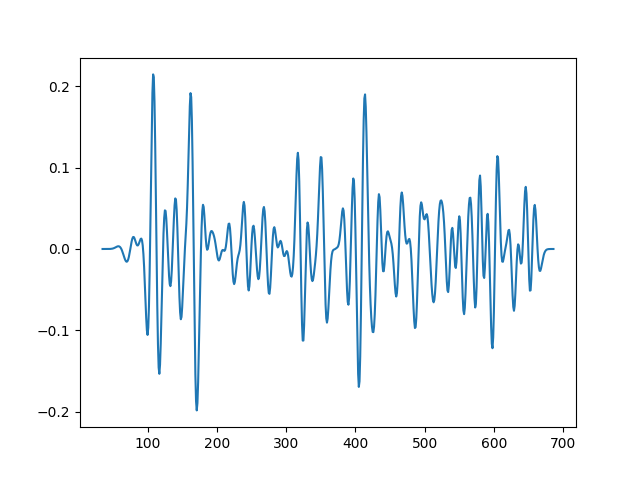

The script that saved this image:
import os
import azure.storage.blob
import numpy
import matplotlib.pyplot as plt
import flask

#
# Create a connection into an Azure Storage Blob
#

url = os.environ.get('CONTAINER_URL')
if not url:
    url = input("Please provide CONTAINER_URL: ")
container = azure.storage.blob.ContainerClient.from_container_url(url)
acc_info = container.get_account_information()
sku_name = acc_info['sku_name']
account_kind = acc_info['account_kind']
print(f"--- Connected to storage blob: {sku_name} / {account_kind}")
input()

#
# Get list of all LAS files
#

files = []
for blob in container.list_blobs():
    if blob.name.endswith(".LAS"):
        files.append(blob.name)
print(f"--- Found {len(files)} LAS files")
input()

#
# Get path for a particular LAS file
#

filepath = None
for name in files:
    if name.endswith("TZV_TIME_SYNSEIS_2020-01-17_2.LAS"):
        filepath = name
        break
print(f"--- Filepath: {filepath}")
input()

#
# Read LAS file into memory
#

blob_client = container.get_blob_client(filepath)
data = blob_client.download_blob().content_as_bytes()
lines = []
for line in data.splitlines():
    lines.append(line.decode("ascii", errors="ignore"))
print(f"--- Read {len(lines)} lines of text")
input()

#
# Save LAS file to disk
#

filename = os.path.basename(filepath)
with open(filename, "w") as f:
    for line in lines:
        print(line, file=f)
print(f"--- Wrote all lines to {filename}")
input()

#
# Find index of data section
#

idx = 0
for line in lines:
    if line.startswith('~A'):
        break
    idx += 1
print(f"--- Data section starts at line {idx}")
input()

#
# Extract a curve
#

curve = []
for row in lines[idx+1:]:
    cols = row.split()
    cell = cols[1]
    curve.append(float(cell))
print(f"--- Extracted {len(curve)} values. minvalue={min(curve)}, maxvalue={max(curve)}")
input()

#
# Clean up values in curve
#

import numpy as np
curve = np.array(curve)
curve = np.where(curve==-999.25, np.nan, curve)
print(f"--- Cleaned up curve (replacing -999.25 with NaN)")
input()

#
# Plot curve
#

plotfilename = 'demoapp.png'
import matplotlib.pyplot as plt
plt.plot(curve)
plt.savefig(plotfilename)
print(f"--- Curve plotted into: {plotfilename}")
input()

#
# Start webapp to serve the plot
#

app = flask.Flask(__name__)

@app.route('/')
def index():
    return flask.send_file('./demoapp.png', mimetype='image/png')

app.run()
